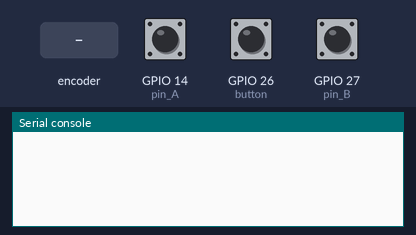
Recording of a program running on a simulated ESP32 board running MicroPython. Shown: the last lines printed to the serial console. The test bench sets the inputs (shaded band); at power-on: GPIO 26 (button) HIGH, GPIO 14 (pin_A) HIGH, GPIO 27 (pin_B) HIGH.

Above: at 1.2 s.
1.3 s: rotary encoder on GPIO 14 (pin_A) / GPIO 27 (pin_B) turned 1 step (first pin leading)
At 2.0 s:
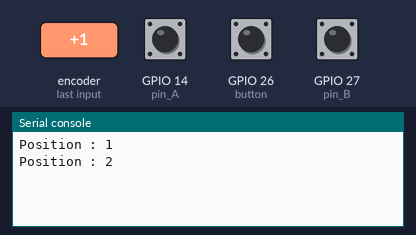
3.0 s: GPIO 26 (button) pulled LOW for 0.15 s
At 3.9 s:
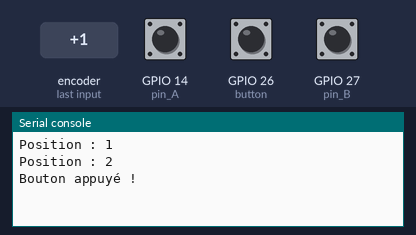
4.6 s: rotary encoder on GPIO 14 (pin_A) / GPIO 27 (pin_B) turned 1 step (first pin leading)
At 5.7 s:
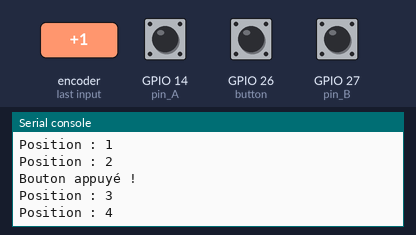
Timing chart, 0 to 7.6 s (numbered marks = the images above; inputs shaded):
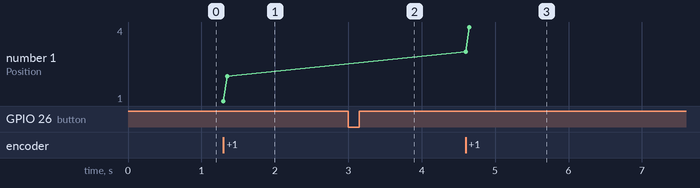

Measured:
- after the input at 1.3 s, the serial console: prints a new line at once (image 1)
- after the input at 3.0 s, the serial console: prints a new line at once (image 2)
- after the input at 4.6 s, the serial console: prints a new line at once (image 3)
- plotted number 1: 2 → 4 after the input at 4.6 s

The program:

encodeur.py
```python
from machine import Pin
import time

# Variables globales
counter = 0
button_pressed = False
last_A = 1
last_B = 1

# Gestion du signal A (front)
def callback_A(pin):
    global counter, last_A, last_B
    a = pin.value()
    b = pin_B.value()
    if a != last_A:  # Changement détecté
        if b != a:
            counter += 1
        else:
            counter -= 1
        print("Position :", counter)
    last_A = a

# Gestion du bouton poussoir
def callback_button(pin):
    global button_pressed
    if pin.value() == 0:  # Appui détecté (actif bas)
        if not button_pressed:
            print("Bouton appuyé !")
            button_pressed = True
    else:
        button_pressed = False

# Configuration des pins
pin_A = Pin(14, Pin.IN, Pin.PULL_UP)
pin_B = Pin(27, Pin.IN, Pin.PULL_UP)
button = Pin(26, Pin.IN, Pin.PULL_UP)

# Attacher les interruptions
pin_A.irq(trigger=Pin.IRQ_RISING | Pin.IRQ_FALLING, handler=callback_A)
button.irq(trigger=Pin.IRQ_FALLING | Pin.IRQ_RISING, handler=callback_button)

# Boucle passive
while True:
    time.sleep_ms(50)  # Pour laisser la place aux interruptions
```
